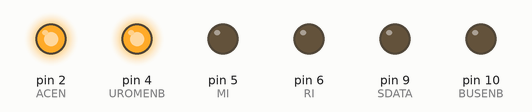
Recording of a sketch running on a simulated Arduino Uno, built with avr-gcc and run on an emulated ATmega328P. On the bench: output pins drawn as LEDs (lit = HIGH). Pins used as bus, display or sensor lines are not drawn.

Above: at 0.1 s.
At 18.1 s:
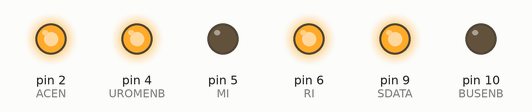
At 31.1 s:
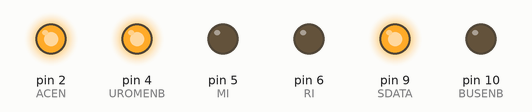
Timing chart, 0 to 32.6 s (numbered marks = the images above):
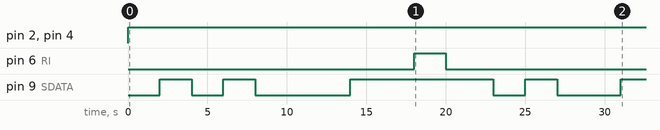

Measured:
- by itself, pin 2 (ACEN), pin 4 (UROMENB): LOW → HIGH at 0.00 s
- by itself, pin 6 (RI): LOW → HIGH at 18.0 s, → LOW 2.0 s later
- by itself, pin 9 (SDATA): LOW → HIGH at 2.0 s, → LOW 2.0 s later, → HIGH 2.0 s later, → LOW 2.0 s later, … (9 changes in this stretch)

The sketch:

Arduino_Programmer_Orig.ino
```cpp
// Signal definitions
#define ACEN 2                 // Enable the Arduino clock (disable the 555 clock)
#define ACLK 3                 // Arduino clock
#define UROMENB 4              // Rom enable, active low. High disables outputs on
                               // microcode ROM's.

#define MI 5                   // Load the memory address register
#define RI 6                   // Load bus into RAM at current MAR address

#define RCLK 7                 // Rising edge: clock shift register data onto bus
#define SRCLK 8                // Rising edge: shift SDATA into shift register
#define SDATA 9                // Data for shift register
#define BUSENB 10              // When HIGH, shift register outputs drive bus

#define RESET 11               // Reset the computer

// Take control of computer from microcode.
//
void takeOverBus() {
  digitalWrite(ACEN, HIGH);
  digitalWrite(ACLK, LOW);
  digitalWrite(UROMENB, HIGH);
  digitalWrite(BUSENB, LOW);
  digitalWrite(RCLK, LOW);
  digitalWrite(SRCLK, LOW);
  digitalWrite(MI, LOW);
  digitalWrite(RI, LOW);
  digitalWrite(RESET, LOW);

  pinMode(ACEN, OUTPUT);
  pinMode(ACLK, OUTPUT);
  pinMode(UROMENB, OUTPUT);
  pinMode(BUSENB, OUTPUT);
  pinMode(RCLK, OUTPUT);
  pinMode(SRCLK, OUTPUT);
  pinMode(SDATA, OUTPUT);
  pinMode(RI, OUTPUT);
  pinMode(MI, OUTPUT);
  pinMode(RESET, OUTPUT);
}

// Return control of computer to microcode
//
void releaseBus() {
  pinMode(ACEN, INPUT);
  pinMode(ACLK, INPUT);
  pinMode(UROMENB, INPUT);
  pinMode(BUSENB, INPUT);
  pinMode(RCLK, INPUT);
  pinMode(SRCLK, INPUT);
  pinMode(SDATA, INPUT);
  pinMode(RI, INPUT);
  pinMode(MI, INPUT);
  pinMode(RESET, INPUT);
}

// Use the shift register to put a byte of data onto the bus
//
void putDataOnBus(int data) {
  for (int i = 0; i < 8; i++) {
    digitalWrite(SDATA, data & 0x80);
    data <<= 1;
    digitalWrite(SRCLK, HIGH);
    delay(2000);
    digitalWrite(SRCLK, LOW);
  }

  digitalWrite(RCLK, HIGH);
  delay(2000);
  digitalWrite(RCLK, LOW);
  //delay(3000);
}

// Temporarily set the specified computer control signal and pulse
// the computer's clock
//
void clockControlLine(int pin) {
  digitalWrite(pin, HIGH);
  digitalWrite(ACLK, HIGH);
  //delay(10);
  delay(2000);
  digitalWrite(ACLK, LOW);
  digitalWrite(pin, LOW);
}

// Reset the computer
//
void reset() {
  digitalWrite(RESET, HIGH);
  delay(2000);
  digitalWrite(RESET, LOW);
}

// Macros to help w/ writing computer assembly programs
//
#define NOP          (0b00000000)
#define LDA(addr)    (0b00010000 | (addr))
#define ADD(addr)    (0b00100000 | (addr))
#define SUB(addr)    (0b00110000 | (addr))
#define STA(addr)    (0b01000000 | (addr))
#define LDI(imm)     (0b01010000 | (imm))
#define JMP(addr)    (0b01100000 | (addr))
#define JC(addr)     (0b01110000 | (addr))
#define JZ(addr)     (0b10000000 | (addr))
#define OUT          (0b11100000)
#define HALT         (0b11110000)

// Test program: count up by powers of 2
//
static int program[16] = {
  /*  0 */ LDI(1),            // start:  LDI 1     Start at 1
  /*  1 */ STA(15),           //         STA 15    Save A
  /*  2 */ OUT,               // again:  OUT       Display a
  /*  3 */ ADD(15),           //         ADD 15    Double A
  /*  4 */ JC(0),             //         JC start  Reset when we overflow
  /*  5 */ STA(15),           //         STA 15    Save doubled value
  /*  6 */ JMP(2),            //         JMP again Keep doubling
  /*  7 */ NOP,
  /*  8 */ NOP,
  /*  9 */ NOP,
  /* 10 */ NOP,
  /* 11 */ NOP,
  /* 12 */ NOP,
  /* 13 */ NOP,
  /* 14 */ NOP,
  /* 15 */ 0,                 // temporary storage
};

void setup() {
  // Main routine: upload program, reset computer, and relinquish control back
  // to microcode.
  //
  Serial.begin(57600);

  takeOverBus();
  //delay(3000);

  ///*
  for (int i = 0;  i < 7; i++) {
    //putDataOnBus(i);
    //delay(3000);
    //Serial.print("MI: ");
    //Serial.print(i);
    //Serial.print("\n");
    //clockControlLine(MI);
    //delay(3000);
    putDataOnBus(program[i]);
    //delay(3000);
    //Serial.print("RI: ");
    //Serial.print(program[i], BIN);
    //Serial.print("\n");
    //Serial.print("\n");
    clockControlLine(RI);
    delay(3000);
  }

  reset();
  releaseBus();
  //*/
}

void loop() {
}
```
